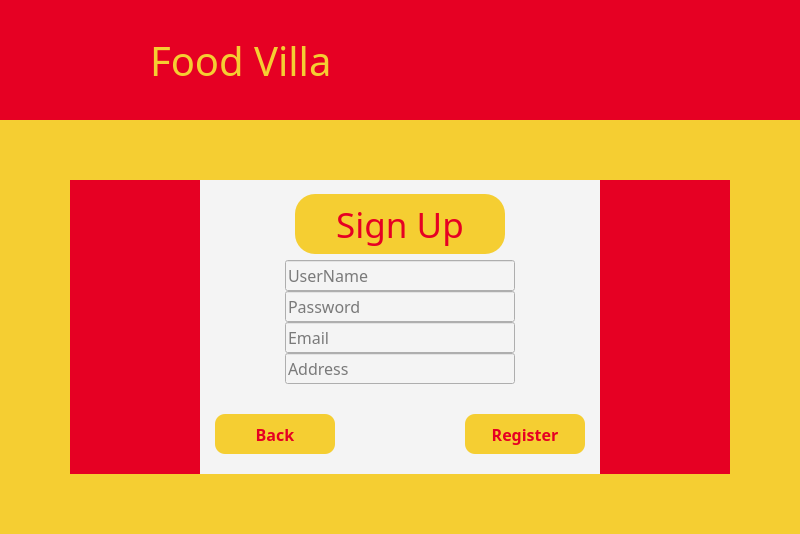
      <widget class="QWidget" name="signUp_Page">
       <layout class="QVBoxLayout" name="verticalLayout_4">
        <property name="spacing">
         <number>0</number>
        </property>
        <property name="leftMargin">
         <number>0</number>
        </property>
        <property name="topMargin">
         <number>0</number>
        </property>
        <property name="rightMargin">
         <number>0</number>
        </property>
        <property name="bottomMargin">
         <number>0</number>
        </property>
        <item>
         <widget class="QWidget" name="signup_header" native="true">
          <property name="minimumSize">
           <size>
            <width>0</width>
            <height>120</height>
           </size>
          </property>
          <property name="maximumSize">
           <size>
            <width>16777215</width>
            <height>120</height>
           </size>
          </property>
          <property name="styleSheet">
           <string notr="true">background-color: rgba(230, 0, 35, 1);</string>
          </property>
          <layout class="QHBoxLayout" name="horizontalLayout_14">
           <property name="spacing">
            <number>0</number>
           </property>
           <property name="leftMargin">
            <number>0</number>
           </property>
           <property name="topMargin">
            <number>0</number>
           </property>
           <property name="rightMargin">
            <number>15</number>
           </property>
           <property name="bottomMargin">
            <number>0</number>
           </property>
           <item>
            <widget class="QLabel" name="logo_Lbl_3">
             <property name="maximumSize">
              <size>
               <width>150</width>
               <height>16777215</height>
              </size>
             </property>
             <property name="text">
              <string/>
             </property>
             <property name="pixmap">
              <pixmap>Icons &amp; logos/logo.png</pixmap>
             </property>
             <property name="scaledContents">
              <bool>true</bool>
             </property>
             <property name="alignment">
              <set>Qt::AlignCenter</set>
             </property>
            </widget>
           </item>
           <item>
            <widget class="QLabel" name="brandName_Lbl_3">
             <property name="font">
              <font>
               <family>Script MT Bold</family>
               <pointsize>30</pointsize>
              </font>
             </property>
             <property name="styleSheet">
              <string notr="true">color:rgba(245, 206, 50, 1);</string>
             </property>
             <property name="text">
              <string>Food Villa</string>
             </property>
            </widget>
           </item>
           <item>
            <widget class="QPushButton" name="about_Btn_2">
             <property name="minimumSize">
              <size>
               <width>50</width>
               <height>50</height>
              </size>
             </property>
             <property name="maximumSize">
              <size>
               <width>50</width>
               <height>50</height>
              </size>
             </property>
             <property name="cursor">
              <cursorShape>PointingHandCursor</cursorShape>
             </property>
             <property name="text">
              <string/>
             </property>
             <property name="icon">
              <iconset>
               <normaloff>Icons &amp; logos/about.png</normaloff>Icons &amp; logos/about.png</iconset>
             </property>
             <property name="iconSize">
              <size>
               <width>50</width>
               <height>50</height>
              </size>
             </property>
             <property name="flat">
              <bool>true</bool>
             </property>
            </widget>
           </item>
          </layout>
         </widget>
        </item>
        <item>
         <widget class="QWidget" name="signup_body" native="true">
          <property name="styleSheet">
           <string notr="true">background-color: rgba(245, 206, 50, 1);</string>
          </property>
          <layout class="QHBoxLayout" name="horizontalLayout_15">
           <property name="spacing">
            <number>60</number>
           </property>
           <property name="leftMargin">
            <number>70</number>
           </property>
           <property name="topMargin">
            <number>60</number>
           </property>
           <property name="rightMargin">
            <number>70</number>
           </property>
           <property name="bottomMargin">
            <number>60</number>
           </property>
           <item>
            <widget class="QWidget" name="body_2" native="true">
             <property name="styleSheet">
              <string notr="true">background-color:rgb(244,244,244);</string>
             </property>
             <layout class="QHBoxLayout" name="horizontalLayout_16">
              <property name="spacing">
               <number>0</number>
              </property>
              <property name="leftMargin">
               <number>0</number>
              </property>
              <property name="topMargin">
               <number>0</number>
              </property>
              <property name="rightMargin">
               <number>0</number>
              </property>
              <property name="bottomMargin">
               <number>0</number>
              </property>
              <item>
               <widget class="QLabel" name="label_3">
                <property name="minimumSize">
                 <size>
                  <width>130</width>
                  <height>0</height>
                 </size>
                </property>
                <property name="maximumSize">
                 <size>
                  <width>16777215</width>
                  <height>16777215</height>
                 </size>
                </property>
                <property name="styleSheet">
                 <string notr="true">background-color: rgba(230, 0, 35, 1);</string>
                </property>
                <property name="text">
                 <string/>
                </property>
                <property name="pixmap">
                 <pixmap>Images/spegetti.jpg</pixmap>
                </property>
                <property name="scaledContents">
                 <bool>true</bool>
                </property>
               </widget>
              </item>
              <item>
               <widget class="QWidget" name="signUp_Wdgt" native="true">
                <property name="minimumSize">
                 <size>
                  <width>400</width>
                  <height>0</height>
                 </size>
                </property>
                <property name="maximumSize">
                 <size>
                  <width>400</width>
                  <height>16777215</height>
                 </size>
                </property>
                <layout class="QVBoxLayout" name="verticalLayout_5">
                 <property name="spacing">
                  <number>0</number>
                 </property>
                 <property name="leftMargin">
                  <number>0</number>
                 </property>
                 <property name="topMargin">
                  <number>0</number>
                 </property>
                 <property name="rightMargin">
                  <number>0</number>
                 </property>
                 <property name="bottomMargin">
                  <number>0</number>
                 </property>
                 <item>
                  <widget class="QWidget" name="widget_9" native="true">
                   <property name="minimumSize">
                    <size>
                     <width>0</width>
                     <height>80</height>
                    </size>
                   </property>
                   <property name="maximumSize">
                    <size>
                     <width>16777215</width>
                     <height>80</height>
                    </size>
                   </property>
                   <layout class="QHBoxLayout" name="horizontalLayout_18">
                    <property name="topMargin">
                     <number>9</number>
                    </property>
                    <property name="bottomMargin">
                     <number>0</number>
                    </property>
                    <item>
                     <widget class="QLabel" name="signUp">
                      <property name="minimumSize">
                       <size>
                        <width>200</width>
                        <height>50</height>
                       </size>
                      </property>
                      <property name="maximumSize">
                       <size>
                        <width>210</width>
                        <height>60</height>
                       </size>
                      </property>
                      <property name="font">
                       <font>
                        <family>Harlow Solid Italic</family>
                        <pointsize>26</pointsize>
                       </font>
                      </property>
                      <property name="styleSheet">
                       <string notr="true">background-color:rgba(245, 206, 50, 1);
color:rgba(230, 0, 35, 1);
border-radius:20%;</string>
                      </property>
                      <property name="text">
                       <string>Sign Up</string>
                      </property>
                      <property name="alignment">
                       <set>Qt::AlignCenter</set>
                      </property>
                     </widget>
                    </item>
                   </layout>
                  </widget>
                 </item>
                 <item>
                  <widget class="QWidget" name="widget" native="true">
                   <layout class="QGridLayout" name="gridLayout">
                    <property name="leftMargin">
                     <number>0</number>
                    </property>
                    <property name="topMargin">
                     <number>0</number>
                    </property>
                    <property name="rightMargin">
                     <number>0</number>
                    </property>
                    <property name="bottomMargin">
                     <number>0</number>
                    </property>
                    <property name="spacing">
                     <number>0</number>
                    </property>
                    <item row="0" column="0">
                     <widget class="QLineEdit" name="signUp_userName">
                      <property name="minimumSize">
                       <size>
                        <width>220</width>
                        <height>30</height>
                       </size>
                      </property>
                      <property name="maximumSize">
                       <size>
                        <width>230</width>
                        <height>40</height>
                       </size>
                      </property>
                      <property name="font">
                       <font>
                        <family>Rockwell</family>
                        <pointsize>12</pointsize>
                       </font>
                      </property>
                      <property name="styleSheet">
                       <string notr="true"/>
                      </property>
                      <property name="placeholderText">
                       <string>UserName</string>
                      </property>
                     </widget>
                    </item>
                    <item row="1" column="0">
                     <widget class="QLineEdit" name="signUp_passWord">
                      <property name="minimumSize">
                       <size>
                        <width>220</width>
                        <height>30</height>
                       </size>
                      </property>
                      <property name="maximumSize">
                       <size>
                        <width>230</width>
                        <height>40</height>
                       </size>
                      </property>
                      <property name="font">
                       <font>
                        <family>Rockwell</family>
                        <pointsize>12</pointsize>
                       </font>
                      </property>
                      <property name="placeholderText">
                       <string>Password</string>
                      </property>
                     </widget>
                    </item>
                    <item row="2" column="0">
                     <widget class="QLineEdit" name="signUp_email">
                      <property name="minimumSize">
                       <size>
                        <width>220</width>
                        <height>30</height>
                       </size>
                      </property>
                      <property name="maximumSize">
                       <size>
                        <width>230</width>
                        <height>40</height>
                       </size>
                      </property>
                      <property name="font">
                       <font>
                        <family>Rockwell</family>
                        <pointsize>12</pointsize>
                       </font>
                      </property>
                      <property name="placeholderText">
                       <string>Email</string>
                      </property>
                     </widget>
                    </item>
                    <item row="3" column="0">
                     <widget class="QLineEdit" name="signUp_address">
                      <property name="minimumSize">
                       <size>
                        <width>220</width>
                        <height>30</height>
                       </size>
                      </property>
                      <property name="maximumSize">
                       <size>
                        <width>230</width>
                        <height>40</height>
                       </size>
                      </property>
                      <property name="font">
                       <font>
                        <family>Rockwell</family>
                        <pointsize>12</pointsize>
                       </font>
                      </property>
                      <property name="placeholderText">
                       <string>Address</string>
                      </property>
                     </widget>
                    </item>
                   </layout>
                  </widget>
                 </item>
                 <item>
                  <widget class="QWidget" name="widget_2" native="true">
                   <property name="minimumSize">
                    <size>
                     <width>0</width>
                     <height>90</height>
                    </size>
                   </property>
                   <property name="maximumSize">
                    <size>
                     <width>16777215</width>
                     <height>80</height>
                    </size>
                   </property>
                   <layout class="QHBoxLayout" name="horizontalLayout_17">
                    <property name="leftMargin">
                     <number>15</number>
                    </property>
                    <property name="rightMargin">
                     <number>15</number>
                    </property>
                    <item>
                     <widget class="QPushButton" name="back_Btn">
                      <property name="minimumSize">
                       <size>
                        <width>120</width>
                        <height>30</height>
                       </size>
                      </property>
                      <property name="maximumSize">
                       <size>
                        <width>120</width>
                        <height>40</height>
                       </size>
                      </property>
                      <property name="font">
                       <font>
                        <family>Rockwell</family>
                        <pointsize>12</pointsize>
                        <weight>75</weight>
                        <bold>true</bold>
                       </font>
                      </property>
                      <property name="cursor">
                       <cursorShape>PointingHandCursor</cursorShape>
                      </property>
                      <property name="styleSheet">
                       <string notr="true">QPushButton{
	color: rgba(230, 0, 35, 1);
	background-color:rgba(245, 206, 50, 1);
	border-radius:10%;
}
QPushButton:hover{
	background-color: rgba(230, 0, 35, 1);
	color:rgba(245, 206, 50, 1);
}	</string>
                      </property>
                      <property name="text">
                       <string>Back</string>
                      </property>
                     </widget>
                    </item>
                    <item>
                     <spacer name="horizontalSpacer_2">
                      <property name="orientation">
                       <enum>Qt::Horizontal</enum>
                      </property>
                      <property name="sizeHint" stdset="0">
                       <size>
                        <width>115</width>
                        <height>20</height>
                       </size>
                      </property>
                     </spacer>
                    </item>
                    <item>
                     <widget class="QPushButton" name="register_Btn">
                      <property name="minimumSize">
                       <size>
                        <width>120</width>
                        <height>30</height>
                       </size>
                      </property>
                      <property name="maximumSize">
                       <size>
                        <width>120</width>
                        <height>40</height>
                       </size>
                      </property>
                      <property name="font">
                       <font>
                        <family>Rockwell</family>
                        <pointsize>12</pointsize>
                        <weight>75</weight>
                        <bold>true</bold>
                       </font>
                      </property>
                      <property name="cursor">
                       <cursorShape>PointingHandCursor</cursorShape>
                      </property>
                      <property name="styleSheet">
                       <string notr="true">QPushButton{
	color: rgba(230, 0, 35, 1);
	background-color:rgba(245, 206, 50, 1);
	border-radius:10%;
}
QPushButton:hover{
	background-color: rgba(230, 0, 35, 1);
	color:rgba(245, 206, 50, 1);
}	</string>
                      </property>
                      <property name="text">
                       <string>Register</string>
                      </property>
                     </widget>
                    </item>
                   </layout>
                  </widget>
                 </item>
                </layout>
               </widget>
              </item>
              <item>
               <widget class="QLabel" name="label_4">
                <property name="minimumSize">
                 <size>
                  <width>130</width>
                  <height>0</height>
                 </size>
                </property>
                <property name="styleSheet">
                 <string notr="true">background-color: rgba(230, 0, 35, 1);</string>
                </property>
                <property name="text">
                 <string/>
                </property>
                <property name="pixmap">
                 <pixmap>Images/s1.jpg</pixmap>
                </property>
                <property name="scaledContents">
                 <bool>true</bool>
                </property>
               </widget>
              </item>
             </layout>
            </widget>
           </item>
          </layout>
         </widget>
        </item>
       </layout>
      </widget>
